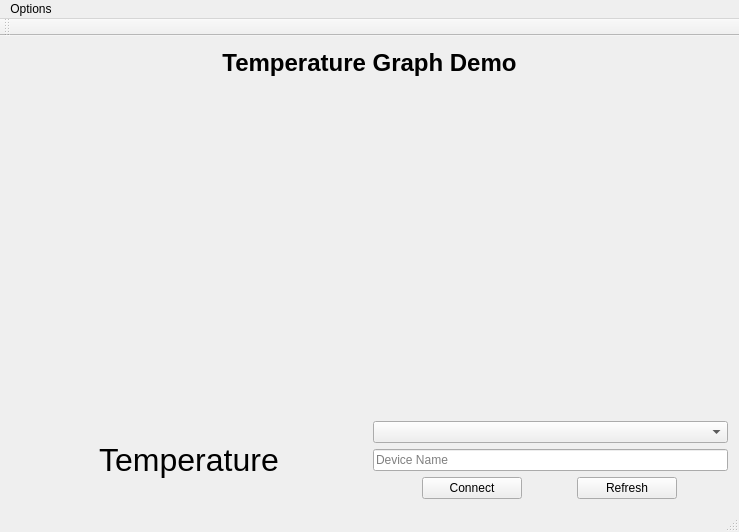
<?xml version="1.0" encoding="UTF-8"?>
<ui version="4.0">
 <class>MainWindow</class>
 <widget class="QMainWindow" name="MainWindow">
  <property name="geometry">
   <rect>
    <x>0</x>
    <y>0</y>
    <width>739</width>
    <height>532</height>
   </rect>
  </property>
  <property name="windowTitle">
   <string>MainWindow</string>
  </property>
  <widget class="QWidget" name="centralWidget">
   <layout class="QHBoxLayout" name="horizontalLayout_3">
    <item>
     <layout class="QVBoxLayout" name="verticalLayout_2">
      <item>
       <widget class="QLabel" name="lblTitle">
        <property name="maximumSize">
         <size>
          <width>16777215</width>
          <height>60</height>
         </size>
        </property>
        <property name="font">
         <font>
          <pointsize>18</pointsize>
          <weight>75</weight>
          <bold>true</bold>
         </font>
        </property>
        <property name="text">
         <string>Temperature Graph Demo</string>
        </property>
        <property name="alignment">
         <set>Qt::AlignCenter</set>
        </property>
       </widget>
      </item>
      <item>
       <widget class="QCustomPlot" name="customPlot" native="true">
        <property name="minimumSize">
         <size>
          <width>0</width>
          <height>330</height>
         </size>
        </property>
       </widget>
      </item>
      <item>
       <layout class="QHBoxLayout" name="horizontalLayout_2">
        <item>
         <widget class="QLabel" name="lblTemp">
          <property name="sizePolicy">
           <sizepolicy hsizetype="Expanding" vsizetype="Preferred">
            <horstretch>0</horstretch>
            <verstretch>0</verstretch>
           </sizepolicy>
          </property>
          <property name="maximumSize">
           <size>
            <width>16777215</width>
            <height>50</height>
           </size>
          </property>
          <property name="font">
           <font>
            <pointsize>24</pointsize>
           </font>
          </property>
          <property name="text">
           <string>Temperature</string>
          </property>
          <property name="alignment">
           <set>Qt::AlignCenter</set>
          </property>
         </widget>
        </item>
        <item>
         <layout class="QVBoxLayout" name="verticalLayout">
          <item>
           <widget class="QComboBox" name="cbPort">
            <property name="minimumSize">
             <size>
              <width>0</width>
              <height>0</height>
             </size>
            </property>
            <property name="maximumSize">
             <size>
              <width>16777215</width>
              <height>30</height>
             </size>
            </property>
           </widget>
          </item>
          <item>
           <widget class="QLineEdit" name="letDevName">
            <property name="placeholderText">
             <string>Device Name</string>
            </property>
           </widget>
          </item>
          <item>
           <layout class="QHBoxLayout" name="horizontalLayout">
            <item>
             <widget class="QPushButton" name="btnConnect">
              <property name="maximumSize">
               <size>
                <width>100</width>
                <height>30</height>
               </size>
              </property>
              <property name="text">
               <string>Connect</string>
              </property>
             </widget>
            </item>
            <item>
             <widget class="QPushButton" name="btnRefresh">
              <property name="sizePolicy">
               <sizepolicy hsizetype="Minimum" vsizetype="Fixed">
                <horstretch>0</horstretch>
                <verstretch>0</verstretch>
               </sizepolicy>
              </property>
              <property name="maximumSize">
               <size>
                <width>100</width>
                <height>30</height>
               </size>
              </property>
              <property name="text">
               <string>Refresh</string>
              </property>
             </widget>
            </item>
           </layout>
          </item>
         </layout>
        </item>
       </layout>
      </item>
     </layout>
    </item>
   </layout>
  </widget>
  <widget class="QMenuBar" name="menuBar">
   <property name="geometry">
    <rect>
     <x>0</x>
     <y>0</y>
     <width>739</width>
     <height>19</height>
    </rect>
   </property>
   <widget class="QMenu" name="menuNew_Device">
    <property name="title">
     <string>Options</string>
    </property>
    <addaction name="actionNew_Device"/>
   </widget>
   <addaction name="menuNew_Device"/>
  </widget>
  <widget class="QToolBar" name="mainToolBar">
   <attribute name="toolBarArea">
    <enum>TopToolBarArea</enum>
   </attribute>
   <attribute name="toolBarBreak">
    <bool>false</bool>
   </attribute>
  </widget>
  <widget class="QStatusBar" name="statusBar"/>
  <action name="actionNew_Device">
   <property name="text">
    <string>New Device ...</string>
   </property>
  </action>
 </widget>
 <layoutdefault spacing="6" margin="11"/>
 <customwidgets>
  <customwidget>
   <class>QCustomPlot</class>
   <extends>QWidget</extends>
   <header>qcustomplot.h</header>
   <container>1</container>
  </customwidget>
 </customwidgets>
 <resources/>
 <connections/>
</ui>
